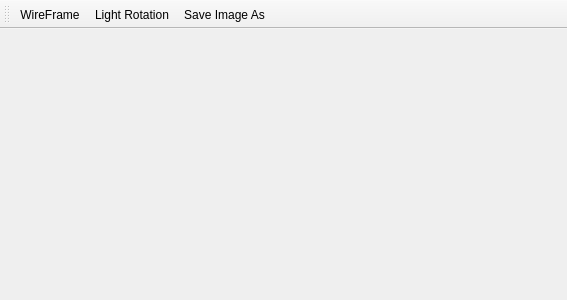
<?xml version="1.0" encoding="UTF-8"?>
<ui version="4.0">
 <class>MainWindow</class>
 <widget class="QMainWindow" name="MainWindow">
  <property name="geometry">
   <rect>
    <x>0</x>
    <y>0</y>
    <width>567</width>
    <height>300</height>
   </rect>
  </property>
  <property name="sizePolicy">
   <sizepolicy hsizetype="Maximum" vsizetype="Maximum">
    <horstretch>0</horstretch>
    <verstretch>0</verstretch>
   </sizepolicy>
  </property>
  <property name="windowTitle">
   <string>MainWindow</string>
  </property>
  <widget class="QWidget" name="centralWidget">
   <layout class="QVBoxLayout" name="verticalLayout">
    <item>
     <widget class="QWidget" name="renderWidget" native="true">
      <layout class="QHBoxLayout" name="horizontalLayout"/>
     </widget>
    </item>
   </layout>
  </widget>
  <widget class="QToolBar" name="toolBar">
   <property name="windowTitle">
    <string>toolBar</string>
   </property>
   <attribute name="toolBarArea">
    <enum>TopToolBarArea</enum>
   </attribute>
   <attribute name="toolBarBreak">
    <bool>false</bool>
   </attribute>
   <addaction name="actionWireFrame"/>
   <addaction name="actionLight_Rotation"/>
   <addaction name="actionSaveImageAs"/>
  </widget>
  <action name="actionWireFrame">
   <property name="checkable">
    <bool>true</bool>
   </property>
   <property name="text">
    <string>WireFrame</string>
   </property>
   <property name="shortcut">
    <string>Ctrl+W</string>
   </property>
  </action>
  <action name="actionSaveImageAs">
   <property name="text">
    <string>Save Image As</string>
   </property>
   <property name="shortcut">
    <string>Ctrl+S</string>
   </property>
  </action>
  <action name="actionLight_Rotation">
   <property name="checkable">
    <bool>true</bool>
   </property>
   <property name="text">
    <string>Light Rotation</string>
   </property>
  </action>
 </widget>
 <layoutdefault spacing="6" margin="11"/>
 <resources/>
 <connections/>
</ui>
